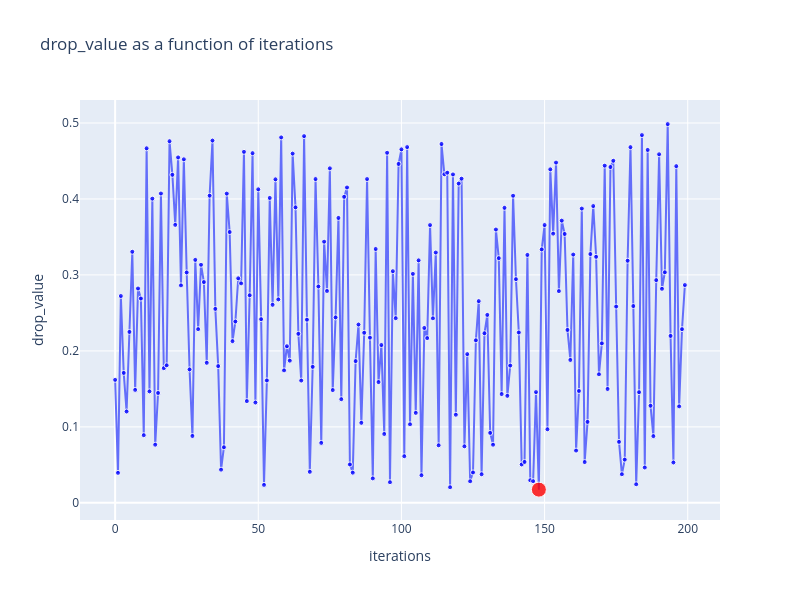

Notebook source saved alongside this figure:
### Code cell
plot_2d_scatter(df, 'iterations', 'drop_value', highlight=True)

### Figure 1 — Plotly figure (JSON) as saved in the notebook; plotly's stock layout.template omitted (floating-point values rounded to 4 significant figures; data arrays with more than 128 entries replaced by an {"elided": "..."} marker saying what was removed)
{"data": [{"marker": {"color": {"elided": "200 str values"}, "opacity": 0.8, "size": {"elided": "200 int values"}}, "mode": "lines+markers", "name": "drop_value", "type": "scatter", "x": {"elided": "200 int values"}, "y": {"elided": "200 float values"}}], "layout": {"height": 600, "title": {"text": "drop_value as a function of iterations"}, "width": 800, "xaxis": {"title": {"text": "iterations"}}, "yaxis": {"title": {"text": "drop_value"}}}}
